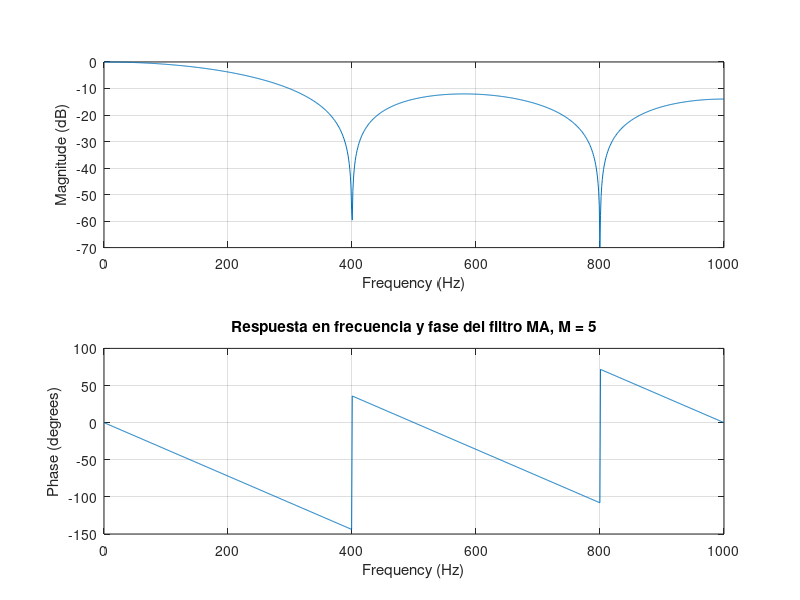
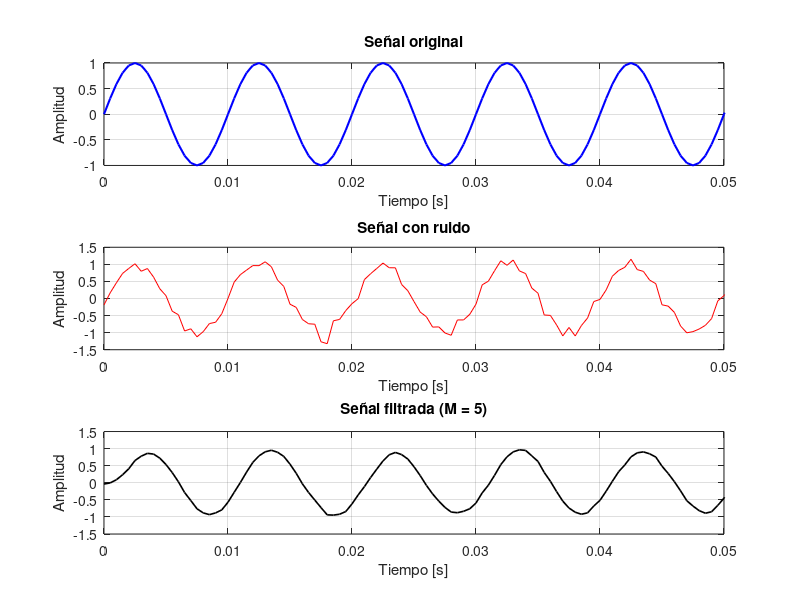
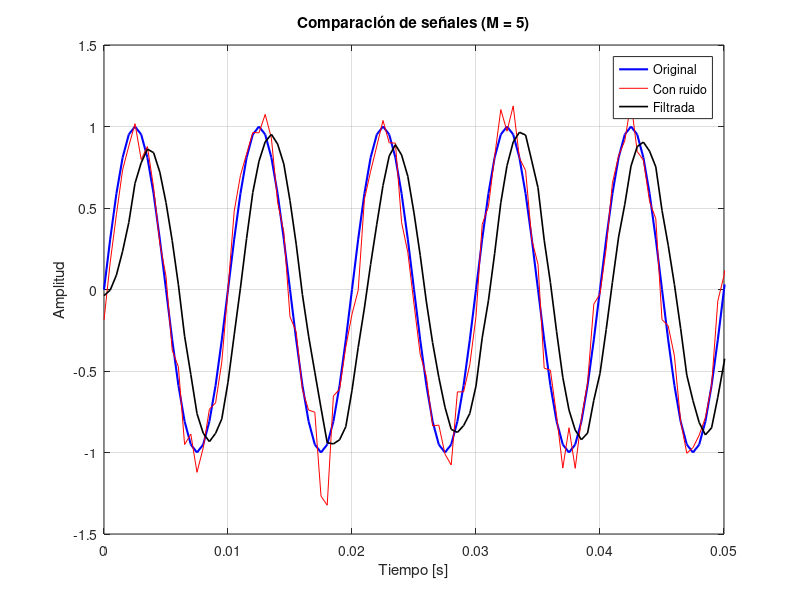

Recreate these plots in MATLAB, in order. (Note: this script raises an error after producing the figures.)
clc;
clear;
close all;

fs = 2000;      
f = 100;       
t = 0:1/fs:1; 
snr = 15;       % SNR en dB

signal = sin(2*pi*f*t);

% Señal con ruido usando awgn de MATLAB
signal_awgn = awgn(signal, snr, 'measured');

fco = 200;
Fco = fco/fs;
Omegaco = Fco*pi/0.5;
M = round(pi/Omegaco)
b = (1/M)*ones(1,M);
a = 1;

senal_filtrada = filter(b,a,signal_awgn);

% Punto e) Respuesta en frecuencia y fase del filtro MA
figure;
freqz(b,a,1024,fs);
title(['Respuesta en frecuencia y fase del filtro MA, M = ', num2str(M)]);

% =========================
% Punto f) Dominio del tiempo
% =========================

figure;
xlim([0 0.2]) 
subplot(3,1,1)
plot(t, signal,'b','LineWidth',1.5);
grid on;
title('Señal original');
xlabel('Tiempo [s]');
ylabel('Amplitud');
xlim([0 0.05]) 
subplot(3,1,2)
plot(t, signal_awgn,'r');
grid on;
title('Señal con ruido');
xlabel('Tiempo [s]');
ylabel('Amplitud');
xlim([0 0.05]) 
subplot(3,1,3)
plot(t, senal_filtrada,'k','LineWidth',1.2);
grid on;
title(['Señal filtrada (M = ', num2str(M), ')']);
xlabel('Tiempo [s]');
ylabel('Amplitud');
xlim([0 0.05]) 
% Comparación en un mismo gráfico 
figure;
plot(t, signal,'b','LineWidth',1.5); hold on;
plot(t, signal_awgn,'r');
plot(t, senal_filtrada,'k','LineWidth',1.2);
grid on;
legend('Original','Con ruido','Filtrada');
title(['Comparación de señales (M = ', num2str(M), ')']);
xlabel('Tiempo [s]');
ylabel('Amplitud');
xlim([0 0.05]) 

% =========================
% Punto g) Comparación en frecuencia
% =========================

[f_orig, mag_orig] = my_dft(signal, fs);
[f_ruido, mag_ruido] = my_dft(signal_awgn, fs);
[f_filt, mag_filt] = my_dft(senal_filtrada, fs);

figure;
plot(f_orig, mag_orig, 'b', 'LineWidth', 1.5); hold on;
plot(f_ruido, mag_ruido, 'r', 'LineWidth', 1);
plot(f_filt, mag_filt, 'k', 'LineWidth', 1.2);
grid on;
legend('Original','Con ruido','Filtrada');
title(['Comparación en frecuencia (M = ', num2str(M), ')']);
xlabel('Frecuencia [Hz]');
ylabel('Magnitud');
xlim([0 fs/10]);


%N = Nmax/2
M = round(pi/Omegaco)
M = round(M/2)
b = (1/M)*ones(1,M);
a = 1;

senal_filtrada = filter(b,a,signal_awgn);

% Punto e) Respuesta en frecuencia y fase del filtro MA
figure;
freqz(b,a,1024,fs);
title(['Respuesta en frecuencia y fase del filtro MA, M = ', num2str(M)]);

% =========================
% Punto f) Dominio del tiempo
% =========================

figure;
xlim([0 0.2]) 
subplot(3,1,1)
plot(t, signal,'b','LineWidth',1.5);
grid on;
title('Señal original');
xlabel('Tiempo [s]');
ylabel('Amplitud');
xlim([0 0.05]) 
subplot(3,1,2)
plot(t, signal_awgn,'r');
grid on;
title('Señal con ruido');
xlabel('Tiempo [s]');
ylabel('Amplitud');
xlim([0 0.05]) 
subplot(3,1,3)
plot(t, senal_filtrada,'k','LineWidth',1.2);
grid on;
title(['Señal filtrada (M = ', num2str(M), ')']);
xlabel('Tiempo [s]');
ylabel('Amplitud');
xlim([0 0.05]) 
% Comparación en un mismo gráfico 
figure;
plot(t, signal,'b','LineWidth',1.5); hold on;
plot(t, signal_awgn,'r');
plot(t, senal_filtrada,'k','LineWidth',1.2);
grid on;
legend('Original','Con ruido','Filtrada');
title(['Comparación de señales (M = ', num2str(M), ')']);
xlabel('Tiempo [s]');
ylabel('Amplitud');
xlim([0 0.05]) 

% =========================
% Punto g) Comparación en frecuencia
% =========================

[f_orig, mag_orig] = my_dft(signal, fs);
[f_ruido, mag_ruido] = my_dft(signal_awgn, fs);
[f_filt, mag_filt] = my_dft(senal_filtrada, fs);

figure;
plot(f_orig, mag_orig, 'b', 'LineWidth', 1.5); hold on;
plot(f_ruido, mag_ruido, 'r', 'LineWidth', 1);
plot(f_filt, mag_filt, 'k', 'LineWidth', 1.2);
grid on;
legend('Original','Con ruido','Filtrada');
title(['Comparación en frecuencia (M = ', num2str(M), ')']);
xlabel('Frecuencia [Hz]');
ylabel('Magnitud');
xlim([0 fs/10]);


%N = Nmax*10
M = round(pi/Omegaco)
M = M*10
b = (1/M)*ones(1,M);
a = 1;

senal_filtrada = filter(b,a,signal_awgn);

% Punto e) Respuesta en frecuencia y fase del filtro MA
figure;
freqz(b,a,1024,fs);
title(['Respuesta en frecuencia y fase del filtro MA, M = ', num2str(M)]);

% =========================
% Punto f) Dominio del tiempo
% =========================

figure;
xlim([0 0.2]) 
subplot(3,1,1)
plot(t, signal,'b','LineWidth',1.5);
grid on;
title('Señal original');
xlabel('Tiempo [s]');
ylabel('Amplitud');
xlim([0 0.05]) 
subplot(3,1,2)
plot(t, signal_awgn,'r');
grid on;
title('Señal con ruido');
xlabel('Tiempo [s]');
ylabel('Amplitud');
xlim([0 0.05]) 
subplot(3,1,3)
plot(t, senal_filtrada,'k','LineWidth',1.2);
grid on;
title(['Señal filtrada (M = ', num2str(M), ')']);
xlabel('Tiempo [s]');
ylabel('Amplitud');
xlim([0 0.05]) 
% Comparación en un mismo gráfico 
figure;
plot(t, signal,'b','LineWidth',1.5); hold on;
plot(t, signal_awgn,'r');
plot(t, senal_filtrada,'k','LineWidth',1.2);
grid on;
legend('Original','Con ruido','Filtrada');
title(['Comparación de señales (M = ', num2str(M), ')']);
xlabel('Tiempo [s]');
ylabel('Amplitud');
xlim([0 0.05]) 

% =========================
% Punto g) Comparación en frecuencia
% =========================

[f_orig, mag_orig] = my_dft(signal, fs);
[f_ruido, mag_ruido] = my_dft(signal_awgn, fs);
[f_filt, mag_filt] = my_dft(senal_filtrada, fs);

figure;
plot(f_orig, mag_orig, 'b', 'LineWidth', 1.5); hold on;
plot(f_ruido, mag_ruido, 'r', 'LineWidth', 1);
plot(f_filt, mag_filt, 'k', 'LineWidth', 1.2);
grid on;
legend('Original','Con ruido','Filtrada');
title(['Comparación en frecuencia (M = ', num2str(M), ')']);
xlabel('Frecuencia [Hz]');
ylabel('Magnitud');
xlim([0 fs/10]);
